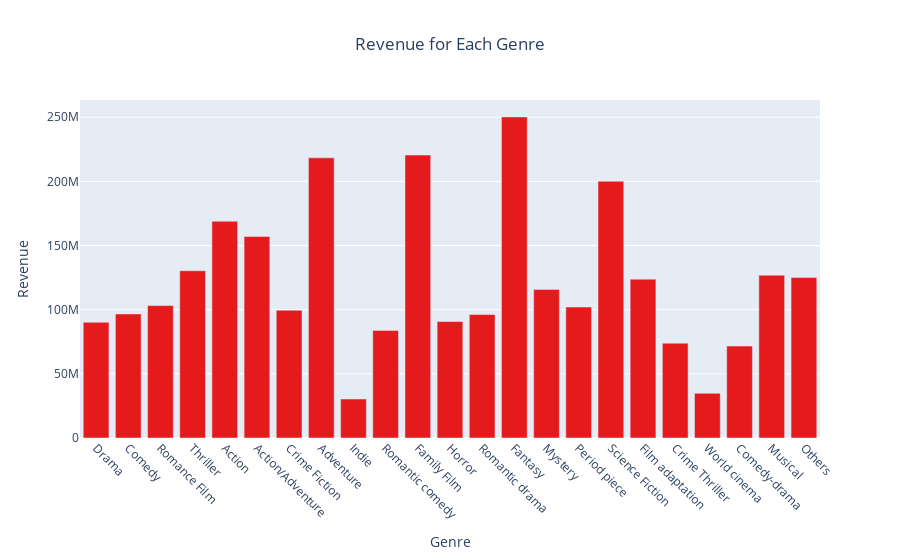

Here is the notebook cell this chart was saved with:
### Code cell
import pandas as pd
import seaborn as sns
import matplotlib.pyplot as plt
import plotly.express as px

# Sample data (replace this with your actual data)
movie_genres_categories = pd.read_csv("../clean_Data/movie_genres_categories.csv")

# Set Seaborn style with a white background
sns.set_style("whitegrid")

# Set up a multi-plot grid
fig, ax = plt.subplots(1, 1, figsize=(15, 6))

# Create a bar plot using Seaborn with the custom palette
sns.barplot(x='Genres', y='mean', data=movie_genres_categories, ci=95, capsize=.2, ax=ax)
plt.xlabel('Genre')
plt.ylabel('Revenue')
plt.title('Revenue for Each Genre (Appearing More Than 20 Times)')
plt.xticks(rotation=45, ha='right')
plt.tight_layout()



# Convert the Seaborn plot to a Plotly Express plot
fig = px.bar(movie_genres_categories, x='Genres', y='mean', title='Revenue for Each Genre',
             labels={'mean': 'Revenue'}, color_discrete_sequence=px.colors.qualitative.Set1)

# Customize the layout
fig.update_layout(xaxis_title='Genre', yaxis_title='Revenue', title_x=0.5)

# Rotate x-axis labels
fig.update_xaxes(tickangle=45, tickmode='array')

# Save the plot as an HTML file (for interactive features)
fig.write_html('assets/plots/genre_revenue.html')

# Save the plot as an image file (e.g., PNG)
fig.write_image('assets/plots/genre_revenue.png', engine='kaleido')
fig.show()

### Figure 1 — Plotly figure (JSON) as saved in the notebook; plotly's stock layout.template omitted (floating-point values rounded to 4 significant figures)
{"data": [{"alignmentgroup": "True", "hovertemplate": "Genres=%{x}<br>Revenue=%{y}<extra></extra>", "legendgroup": "", "marker": {"color": "rgb(228,26,28)", "pattern": {"shape": ""}}, "name": "", "offsetgroup": "", "orientation": "v", "showlegend": false, "textposition": "auto", "type": "bar", "x": ["Drama", "Comedy", "Romance Film", "Thriller", "Action", "Action/Adventure", "Crime Fiction", "Adventure", "Indie", "Romantic comedy", "Family Film", "Horror", "Romantic drama", "Fantasy", "Mystery", "Period piece", "Science Fiction", "Film adaptation", "Crime Thriller", "World cinema", "Comedy-drama", "Musical", "Others"], "xaxis": "x", "y": [90170000.0, 96680000.0, 103200000.0, 130300000.0, 168900000.0, 157100000.0, 99560000.0, 218300000.0, 30390000.0, 83860000.0, 220500000.0, 90760000.0, 96180000.0, 250200000.0, 115800000.0, 102100000.0, 200100000.0, 123800000.0, 73890000.0, 34840000.0, 71610000.0, 126900000.0, 125000000.0], "yaxis": "y"}], "layout": {"barmode": "relative", "legend": {"tracegroupgap": 0}, "title": {"text": "Revenue for Each Genre", "x": 0.5}, "xaxis": {"anchor": "y", "domain": [0, 1], "tickangle": 45, "tickmode": "array", "title": {"text": "Genre"}}, "yaxis": {"anchor": "x", "domain": [0, 1], "title": {"text": "Revenue"}}}}
